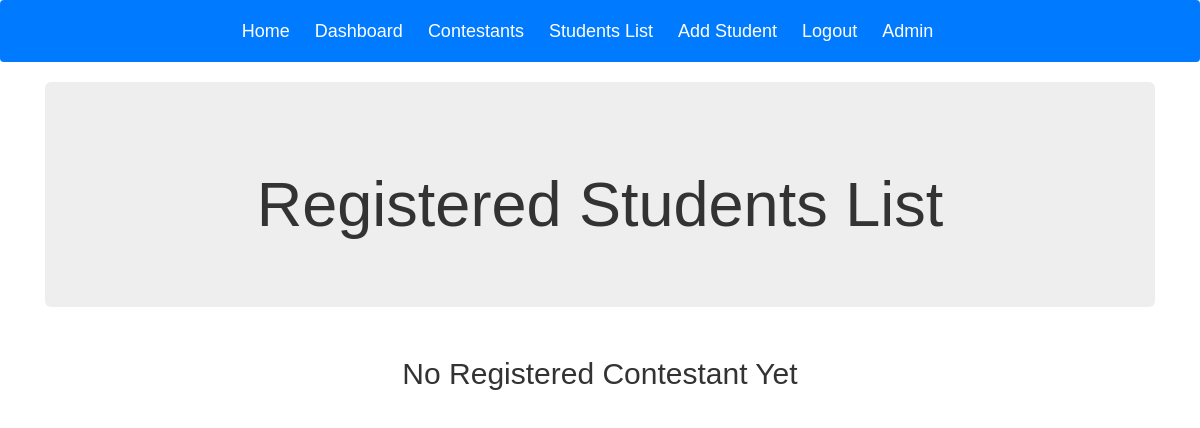
Page /Registration/contestants/ (signed in) on the earlier database version.
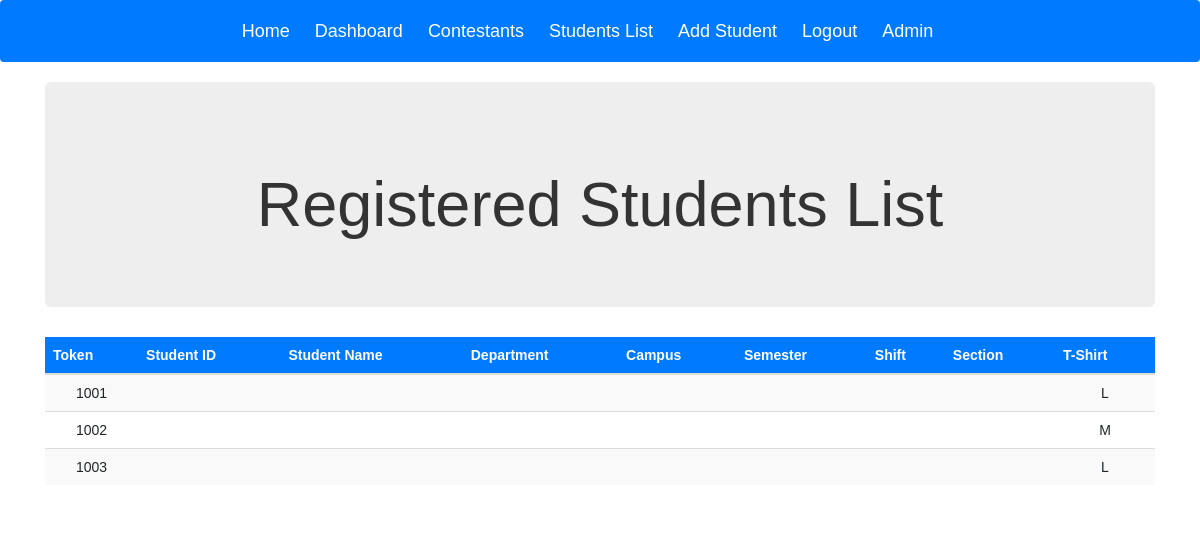
Same page on the later database version.
### Registration/models.py (models this page shows, shortened)
class Contestant(models.Model):
    basic_info = models.OneToOneField(Student, on_delete=models.CASCADE, null=True)
    TShirt = models.CharField(max_length=10, default='M')
    Token = models.IntegerField(primary_key=True, default=1001)

### Registration/views.py (the view)
@login_required
def contestants(request):
    reg_std = Contestant.objects.order_by('Token')
    dict = {'table': reg_std}
    return render(request, 'Registration/reg_std.html', context=dict)

### templates/Registration/reg_std.html
{% extends "Registration/base.html" %}
{% load static %}
 {% block body_block %}
   <div class="container">
     <div class="jumbotron">
       <h1> Registered Students List</h1>
     </div>
   </div>
   <div class="container">
     <div class="table-responsive">
     {% if table %}
       <table class = "table table-striped table-hover">
         <thead class= "thead-primary">
           <th scope="col">Token</th>
           <th scope="col">Student ID</th>
           <th scope="col"> Student Name</th>
           <th scope="col">Department</th>
           <th scope="col">Campus</th>
           <th scope="col">Semester</th>
           <th scope="col">Shift</th>
           <th scope="col">Section</th>
           <th scope="col">T-Shirt</th>
         </thead>
         {% for st in table %}
           <tr>
             <td>{{ st.Token }}</td>
             <td>{{ st.basic_info.ID }}</td>
             <td>{{ st.basic_info.Name|title }}</td>
             <td>{{ st.basic_info.Department }}</td>
             <td>{{ st.basic_info.Campus }}</td>
             <td>{{ st.basic_info.Semester }}</td>
             <td>{{ st.basic_info.Shift }}</td>
             <td>{{ st.basic_info.Section }}</td>
             <td>{{ st.TShirt }}</td>
           </tr>
         {% endfor %}
       </table>
       {% else %}
         <h2>No Registered Contestant Yet</h2>
       {% endif %}
   </div>
   </div>
{% endblock %}

Differences in the rows shown:
added Contestant: Token "1001", TShirt "L"
added Contestant: Token "1002", TShirt "M"
added Contestant: Token "1003", TShirt "L"
Other differences:
text no longer shown: "No Registered Contestant Yet"
text now shown: "Token Student ID Student Name Department Campus Semester Shift Section T-Shirt"
